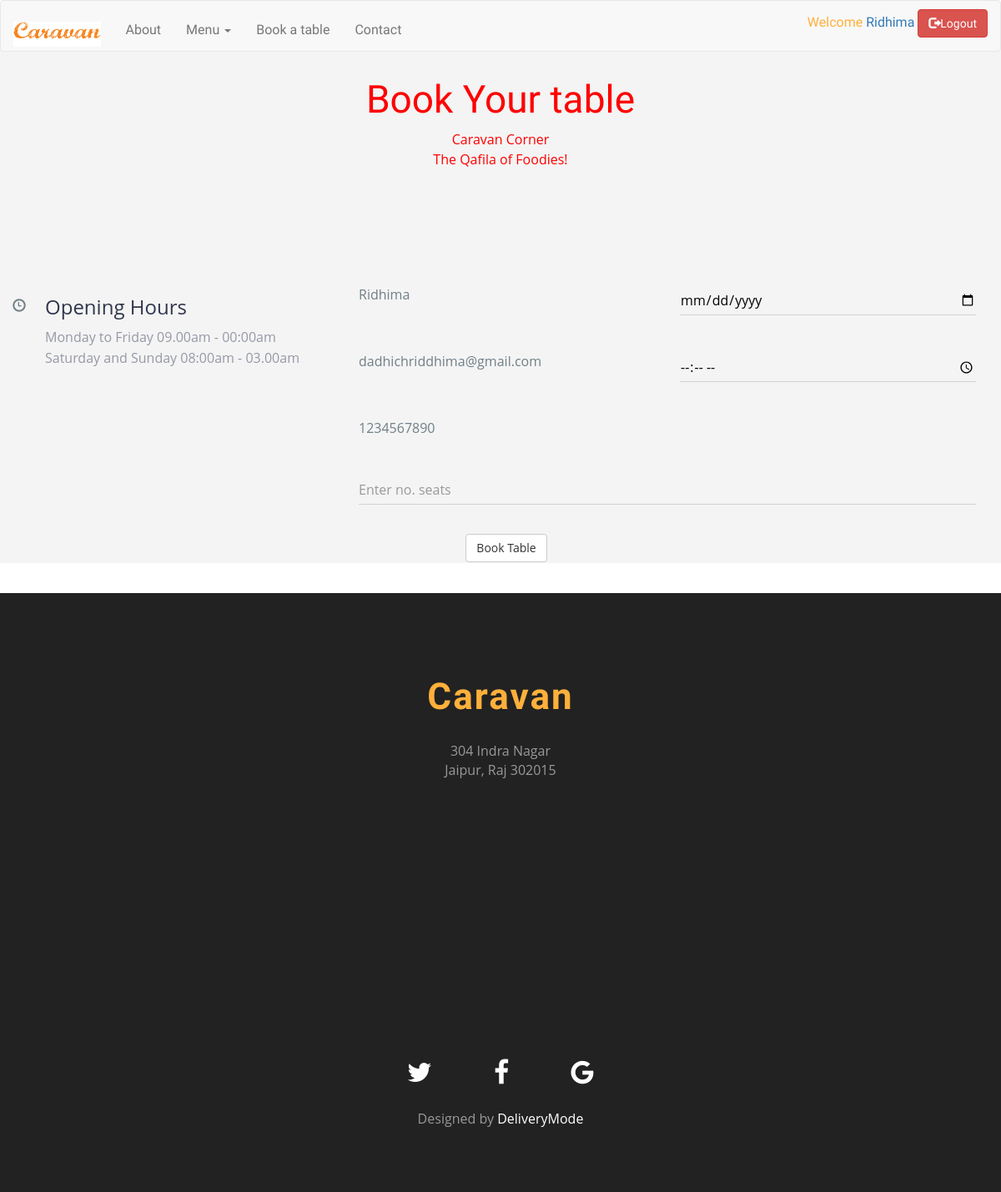
The app's page /book.php (signed in) with its own data.
### tables this page shows
CREATE TABLE `register` (
  `id` int(11) NOT NULL,
  `Firstname` text NOT NULL,
  `Lastname` text NOT NULL,
  `Phone` int(100) NOT NULL,
  `Mail` varchar(100) NOT NULL,
  `Password` varchar(100) NOT NULL
);

### book.php (the view, shortened to what this page needs)
<?php
  include('connect.php');
  include"header.php";
  if (isset($_SESSION['mail'])) {
    $sql="SELECT * FROM `register` where `Mail`='".$_SESSION['mail']."'";
    $res=mysqli_query($con,$sql);
    $data=mysqli_fetch_array($res);
    if ($data) {
?>
<body>
 <section id="contact" class="section-padding" style="
    padding-top: 15px;
    padding-bottom: 1px;
    margin-bottom: 36px;
">
    <div class="container">
      <div class="row">
        <div class="col-md-12 text-center">
          <h1 class="header-h" style="color: red;">Book Your table</h1>
          <p class="header-p" style="color: red;">Caravan Corner
            <br>The Qafila of Foodies!</p>
        </div>
      </div>
      <div class="row msg-row">
        <div class="row msg-row">
        <div class="col-md-4 col-sm-4 mr-15">
                   <div class="media-2">
            <div class="media-left">
              <div ><span class="glyphicon glyphicon-time"></span></div>
            </div>
            <div class="media-body">
              <h4 class="dark-blue regular">Opening Hours</h4>
              <p class="light-blue regular alt-p"> Monday to Friday 09.00am - 00:00am</p>
              <p class="light-blue regular alt-p">
                Saturday and Sunday 08:00am - 03.00am
              </p>
            </div>
          </div>
        </div>
        <div class="col-md-8 col-sm-8">
          <form  method="post"  class="contact-form" role="form">
            <div class="col-md-6 contact-form">
              <div class="form-group ">
                   <?php echo $data['Firstname'];?>
              </div>
            </div>
            <div class="col-md-6 contact-form">
              <div class="form-group">
                <input type="date" class="form-control label-floating is-empty" name="bdate"  placeholder="Date"  />
              </div>
            </div>
            <div class="col-md-6 contact-form">
              <div class="form-group">
                 <?php echo $data['Mail'];?>
              </div>
            </div>
            <div class="col-md-6 contact-form">
              <div class="form-group">
                <input type="time" class="form-control label-floating is-empty" name="btime"  placeholder="Time"  />
              </div>
            </div>
            <div class="col-md-6 contact-form">
              <div class="form-group">
                 <?php echo $data['Phone'];?>
                </div>
            </div>
            <div class="col-md-12 contact-form">
              <div class="form-group">
                <input type="int" name="seat" class="form-control label-floating is-empty" placeholder="Enter no. seats">
                </div>
              </div>
            <div class="col-sm-offset-2 col-sm-10">
                <input type ="Submit" name="book" class="btn btn-default" value="Book Table">
            </div>
          </form>
        </div>
      </div>
    </div>
  </section>
</div>
</section>
    <?php
}
}
else
{
echo "Booking failed! Login first!!";
}
include"footer.php";
?>

### header.php (shortened to what this page needs)
<?php
 include"connect.php";
 ?>
<!DOCTYPE html>
<html lang="en">
<head>
  <link rel="stylesheet" href="https://maxcdn.bootstrapcdn.com/bootstrap/3.3.7/css/bootstrap.min.css">
  <link rel="stylesheet" type="text/css" href="de.css">
  <link rel="stylesheet" type="text/css" href="st.css">
  <link rel="stylesheet" type="text/css" href="css/font-awesome.min.css">
  <link rel="stylesheet" type="text/css" href="css/bootstrap.min.css">
  <link rel="stylesheet" type="text/css" href="css/style.css">
</head>
<body>
  <section style="margin-left: 0px; margin-top: 0px; margin-bottom: 0px; margin-right: 0px">
    <div class="bg-color" style="background-color:rgba(0, 0, 0, 0);">
      <header id="header">
        <div class="container-fluid" style="
    height: 59px;
    padding-left: 0px;
    padding-right: 0px;
">
          <nav class="navbar navbar-default" style=" padding-top: 10px;
    margin-top: 0px;
    z-index: 3000;
">
  <div class="container-fluid" >
    <div class="navbar-header">
      <a class="navbar-brand" href="index.php"><img src="img/ca.png" style="height: 30px;"></a>
    </div>
    <div class="collapse navbar-collapse" id="myNavbar">
    <ul class="nav navbar-nav">
      <li style="font-family: candal;" ><a href="about.php" >About</a></li>
 <li class="dropdown">
        <a class="dropdown-toggle" style="font-family: candal;" data-toggle="dropdown" href="#">Menu
        <span class="caret"></span></a>
      </li>
      <li style="font-family: candal;" ><a href="book.php">Book a table</a></li>
      <li style="font-family: candal;" ><a href="contact.php">Contact</a></li>
    </ul>
        <?php
          if (isset($_SESSION['mail'])) {
            $sql="select * from `register` where `Mail`='".$_SESSION['mail']."' ";
$res= mysqli_query($con,$sql);
$data=mysqli_fetch_array($res);
        ?>
        <ul class="nav navbar-nav navbar-right">
        <div class="Welcome" style="font-family: candal;">Welcome<a href="profile.php"> <?php echo $data['Firstname']; ?></a>
        <a href="logout.php" class="btn btn-danger"><span class="glyphicon glyphicon-log-out"></span>Logout</a>
      </div>
      </ul>
  <?php
}
  ?>
</nav>
      </header>

### de.css (style rules this page uses)
.container-fluid { margin-right: 0px; margin-bottom: 0px; margin-left: 0px; margin-top: 0px; }

### css/style.css (style rules this page uses)
body { font-size: 15px; line-height: 1.52; color: #717f86; font-size: 16px; font-family: 'Open Sans', sans-serif; font-weight: 400; overflow-x: hidden; }
ol, ul { list-style: none; }
.bg-color { background-color: RGBA(0, 0, 0, 0.1); min-height: 630px; }
.nav { color: #FFB03B; }
.section-padding { padding: 60px 0px; }
.header-h { color: #FFB03B; font-size: 46px; font-family: 'Satisfy', sans-serif; font-weight: 300; }
.header-p { color: #9699a6; font-size: 16px; }
.msg-row { margin-top: 56px; }
.media-body, .media-left, .media-right { display: table-cell; vertical-align: top; }
.dark-blue { color: #31364c; font-size: 24px; margin-top: 0; }
.light-blue { color: #9699a6; font-size: 16px; margin-bottom: 1px; }
.media-body { margin-left: 10px; padding-left: 13px; }
.media-2 { margin-top: 30px; }
.contact-form .form-control { color: #000 !important; font-size: 16px; font-weight: normal; height: 38px; line-height: 1.42857; padding: 7px 0; }
.form-control, .form-group .form-control { border: 0; background-image: -webkit-gradient(linear, left top, left bottom, from(#009688), to(#009688)), -webkit-gradient(linear, left top, left bottom, from(#D2D2D2), to(#D2D2D2)); background-image: -webkit-linear-gradient(#009688, #009688), -webkit-linear-gradient(#D2D2D2, #D2D2D2); background-image: -o-linear-gradient(#009688, #009688), -o-linear-gradient(#D2D2D2, #D2D2D2); background-image: linear-gradient(#009688, #009688), linear-gradient(#D2D2D2, #D2D2D2); -webkit-background-size: 0 2px, 100% 1px; background-size: 0 2px, 100% 1px; background-repeat: no-repeat; background-position: center bottom, center -webkit-calc(100% - 1px); background-position: center bottom, center calc(100% - 1px); background-color: rgba(0, 0, 0, 0); -webkit-transition: background 0s ease-out; -o-transition: background 0s ease-out; transition: background 0s ease-out; float: none; -webkit-box-shadow: none; box-shadow: none; border-radius: 0; }
.contact-form { margin: 8px 0 9px !important; padding-bottom: 10px; }
#contact { background-color: rgba(221, 221, 221, 0.33); }

### records on screen
register: Firstname "Ridhima", Mail "dadhichriddhima@gmail.com", Phone "1234567890"
